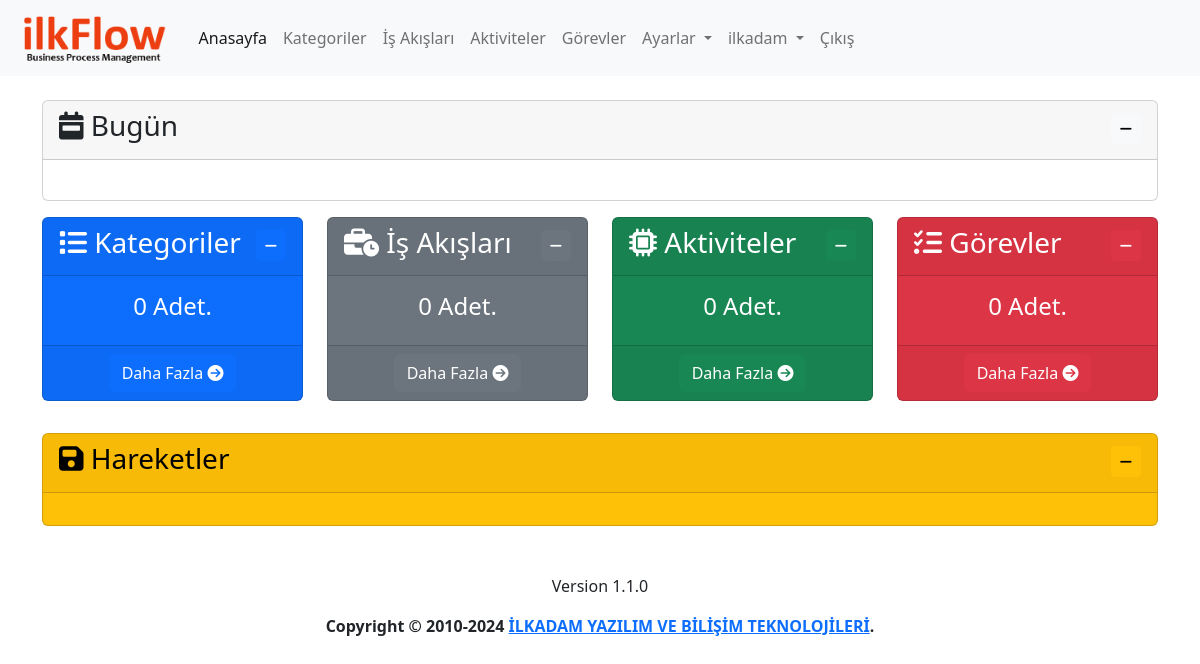
Page / (signed in) on the earlier database version.
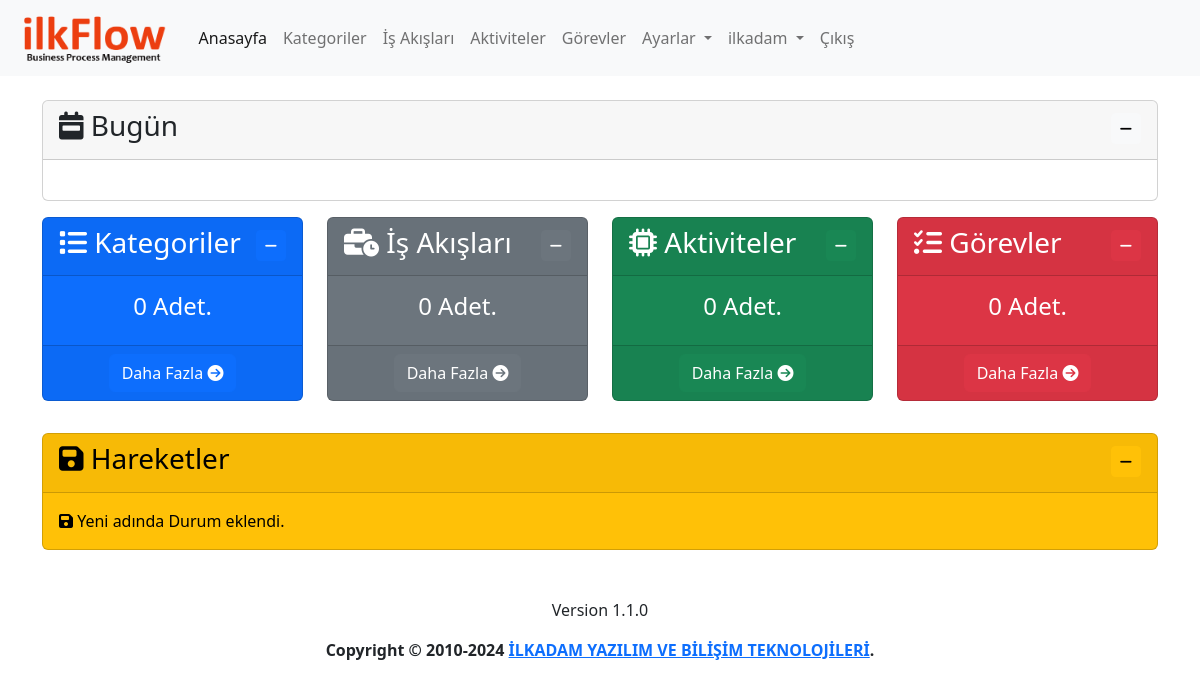
Same page on the later database version.
### log/models.py (models this page shows, shortened)
class Log(models.Model):
    logger_name = models.CharField(max_length=100,verbose_name='Loglayıcı Adı')
    level = models.PositiveSmallIntegerField(choices=LOG_LEVELS, default=logging.ERROR, db_index=True,verbose_name='Seviye')
    msg = models.TextField(verbose_name='Mesaj')
    trace = models.TextField(blank=True, null=True,verbose_name='Yığın')
    create_datetime = models.DateTimeField(auto_now_add=True, verbose_name='Oluşturulma Zamanı')
    user=models.ForeignKey(User,on_delete=models.CASCADE,verbose_name='Kullanıcı', blank=True, null=True)
    class Meta:
        ordering = ('-create_datetime',)
        verbose_name = 'Log'
        verbose_name_plural ='Loglar'

### app/views.py (the view)
# urls.py: path('', views.index, name='index'),
@login_required(login_url='/user/login/')
def index(request):
    category_count=Category.objects.count()
    process_count=Process.objects.count()
    activity_count=Activity.objects.count()
    task_count=Task.objects.count()
    user_activities=Log.objects.all().filter(user=request.user)[:10]
    context={
        'category_count':category_count,
        'process_count':process_count,
        'activity_count':activity_count,
        'task_count':task_count,
        'user_activities':user_activities
    }
    return render(request, 'app/index.html', context)

### templates/app/index.html (shortened to what the changed rows need)
{% extends 'layout.html' %}
{% load humanize %}
{% block content %}
<div class="row mt-3">
    <div class="col-md-12">
        <div class="card text-bg-warning">
            <div class="collapse show" id="collapseHareketler">
                <div class="card-body">
                    {% for user_activity in user_activities %}
                    <p class="card-text"><i class="fa-solid fa-floppy-disk"></i> {{ user_activity.msg }}</p>
                    {% endfor %}
                </div>
            </div>
        </div>
    </div>
</div>
{% endblock %}

Differences in the rows shown:
added Log: msg "Yeni adında Durum eklendi."
